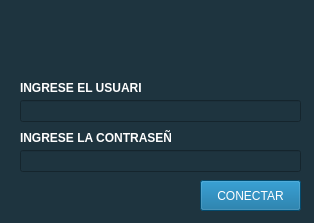
<?xml version="1.0" encoding="UTF-8"?>
<ui version="4.0">
 <class>Form_LOGIN</class>
 <widget class="QWidget" name="Form_LOGIN">
  <property name="geometry">
   <rect>
    <x>0</x>
    <y>0</y>
    <width>314</width>
    <height>223</height>
   </rect>
  </property>
  <property name="windowTitle">
   <string>LOGIN</string>
  </property>
  <property name="windowIcon">
   <iconset resource="../resources_rc.qrc">
    <normaloff>:/iconos/recursos/boton-actualizar.png</normaloff>:/iconos/recursos/boton-actualizar.png</iconset>
  </property>
  <property name="toolTip">
   <string/>
  </property>
  <property name="toolTipDuration">
   <number>-1</number>
  </property>
  <property name="statusTip">
   <string/>
  </property>
  <property name="styleSheet">
   <string notr="true">QWidget
{
	background-color:#1E343F;
	color:#ffffff;
	border-color:#000000;
}
QPushButton
{
	background-color:#046799;
	color:#FFFFFF;
	border-color:#000000;
}

QComboBox
{
	background-color:#034263;
	color:#FFFFFF;
	border-color:#000000;
}

QGroupBox
{
	background-color:#1E343F;
	color:#ffffff;
	border-color:#000000;
}</string>
  </property>
  <widget class="QPushButton" name="conectar">
   <property name="geometry">
    <rect>
     <x>200</x>
     <y>180</y>
     <width>101</width>
     <height>31</height>
    </rect>
   </property>
   <property name="toolTip">
    <string/>
   </property>
   <property name="statusTip">
    <string/>
   </property>
   <property name="text">
    <string>CONECTAR</string>
   </property>
   <property name="icon">
    <iconset resource="../resources_rc.qrc">
     <normaloff>:/iconos/recursos/iniciar-sesion.png</normaloff>:/iconos/recursos/iniciar-sesion.png</iconset>
   </property>
   <property name="iconSize">
    <size>
     <width>20</width>
     <height>20</height>
    </size>
   </property>
  </widget>
  <widget class="QLineEdit" name="usuario">
   <property name="geometry">
    <rect>
     <x>20</x>
     <y>100</y>
     <width>281</width>
     <height>22</height>
    </rect>
   </property>
  </widget>
  <widget class="QLabel" name="label">
   <property name="geometry">
    <rect>
     <x>20</x>
     <y>80</y>
     <width>121</width>
     <height>16</height>
    </rect>
   </property>
   <property name="font">
    <font>
     <bold>true</bold>
    </font>
   </property>
   <property name="text">
    <string>INGRESE EL USUARIO:</string>
   </property>
  </widget>
  <widget class="QLabel" name="label_2">
   <property name="geometry">
    <rect>
     <x>20</x>
     <y>130</y>
     <width>151</width>
     <height>16</height>
    </rect>
   </property>
   <property name="font">
    <font>
     <bold>true</bold>
    </font>
   </property>
   <property name="text">
    <string>INGRESE LA CONTRASEÑA:</string>
   </property>
  </widget>
  <widget class="QLineEdit" name="contrasenia">
   <property name="geometry">
    <rect>
     <x>20</x>
     <y>150</y>
     <width>281</width>
     <height>22</height>
    </rect>
   </property>
  </widget>
  <widget class="QLabel" name="label_3">
   <property name="geometry">
    <rect>
     <x>120</x>
     <y>10</y>
     <width>61</width>
     <height>61</height>
    </rect>
   </property>
   <property name="styleSheet">
    <string notr="true">border-image: url(:/iconos/recursos/usuario.png);</string>
   </property>
   <property name="text">
    <string/>
   </property>
  </widget>
 </widget>
 <resources>
  <include location="../resources_rc.qrc"/>
 </resources>
 <connections/>
</ui>
